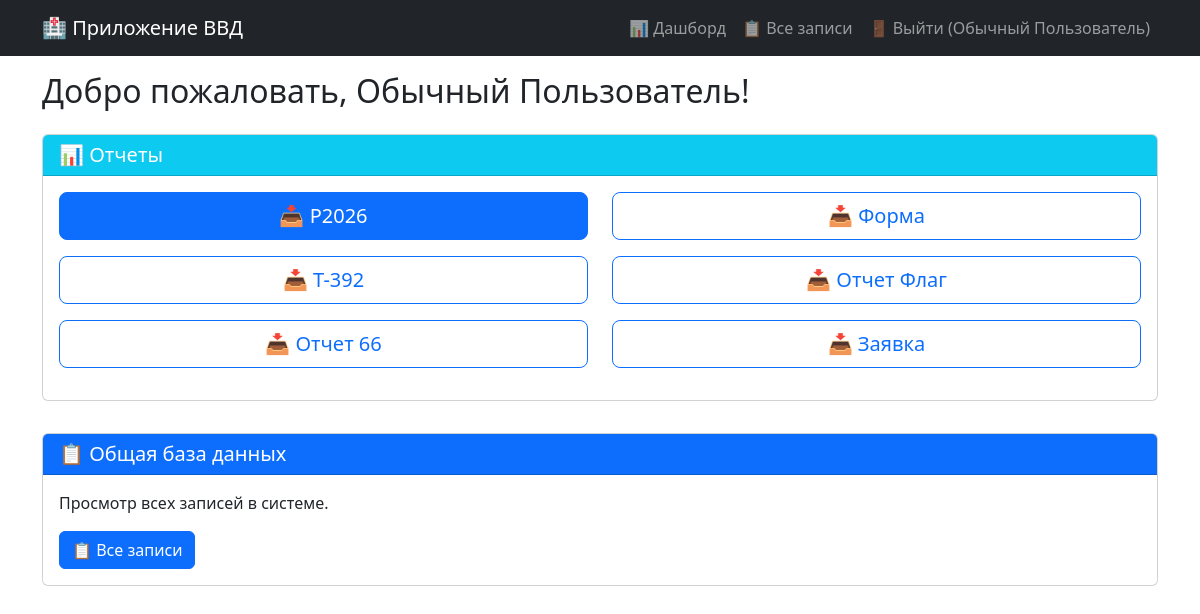
Before: /dashboard (signed in) with the older database file.
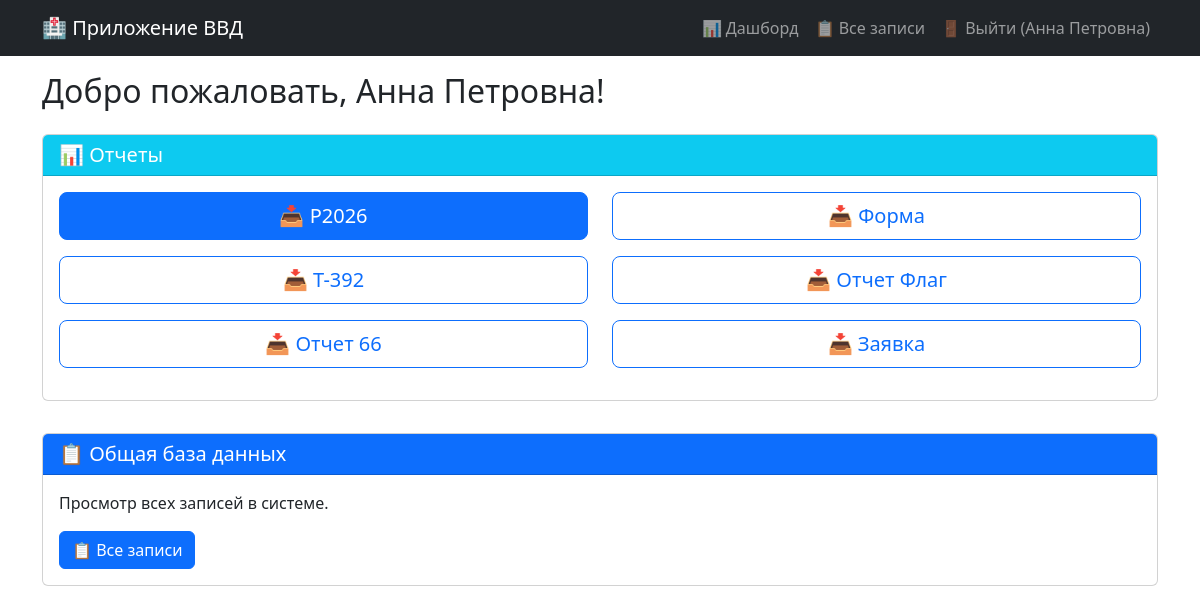
After: the same page with the newer database file.
### models.py (models this page shows, shortened)
class User(UserMixin, db.Model):
    __tablename__ = 'users'  # Явно указываем имя таблицы Алиса
    __table_args__ = {'extend_existing': True}  # Добавлено!
    id = db.Column(db.Integer, primary_key=True)
    username = db.Column(db.String(80), unique=True, nullable=False)
    password = db.Column(db.String(200), nullable=False)
    full_name = db.Column(db.String(100))
    role = db.Column(db.String(20), default='user')
    entries = db.relationship('PersonData', backref='author', lazy=True, cascade='all, delete-orphan')
    def is_admin(self):
        return self.role == 'admin'

### app.py (the view)
@app.route('/dashboard')
@login_required
def dashboard():
    return render_template('dashboard.html', name=current_user.full_name)

### app.py (called while the page is built)
@login_manager.user_loader
def load_user(user_id):
    return db.session.get(User, int(user_id)) #User.query.get(int(user_id))

### templates/dashboard.html (shortened to what this page needs)
{% extends "base.html" %}
{% block content %}
<div class="container">
    <h2 class="mb-4">Добро пожаловать, {{ name }}!</h2>
    <div class="row">
        <div class="col-12 mb-4">
            <div class="card">
                <div class="card-header bg-info text-white">
                    <h5 class="mb-0">📊 Отчеты</h5>
                </div>
                <div class="card-body">
                    <div class="row">
                        <div class="col-md-6">
                            <a href="{{ url_for('report_r2026') }}" class="btn btn-primary btn-lg w-100 mb-3">📥 Р2026</a>
                            <a href="{{ url_for('report_t392') }}" class="btn btn-outline-primary btn-lg w-100 mb-3">📥 Т-392</a>
                            <a href="{{ url_for('report_otchet66') }}" class="btn btn-outline-primary btn-lg w-100 mb-3">📥 Отчет 66</a>
                        </div>
                        <div class="col-md-6">
                            <a href="{{ url_for('report_form') }}" class="btn btn-outline-primary btn-lg w-100 mb-3">📥 Форма</a>
                            <a href="{{ url_for('report_flag') }}" class="btn btn-outline-primary btn-lg w-100 mb-3">📥 Отчет Флаг</a>
                            <a href="{{ url_for('report_zayavka') }}" class="btn btn-outline-primary btn-lg w-100 mb-3">📥 Заявка</a>
                        </div>
                    </div>
                </div>
            </div>
        </div>
    </div>
    <div class="row mt-2">
        <div class="col-12">
            <div class="card">
                <div class="card-header bg-primary text-white">
                    <h5 class="mb-0">📋 Общая база данных</h5>
                </div>
                <div class="card-body">
                    <p class="card-text">Просмотр всех записей в системе.</p>
                    <a href="{{ url_for('all_records') }}" class="btn btn-primary">📋 Все записи</a>
                </div>
            </div>
        </div>
    </div>
</div>
{% endblock %}

### templates/base.html (shortened to what this page needs)
<!DOCTYPE html>
<html lang="ru">
<head>
    {{ bootstrap.load_css() }}
</head>
<body>
    <nav class="navbar navbar-expand-lg navbar-dark bg-dark">
        <div class="container">
            <a class="navbar-brand" href="{{ url_for('dashboard') }}">🏥 Приложение ВВД</a>
            <div class="collapse navbar-collapse" id="navbarNav">
                <ul class="navbar-nav ms-auto">
                    {% if current_user.is_authenticated %}
                        <li class="nav-item">
                            <a class="nav-link" href="{{ url_for('dashboard') }}">📊 Дашборд</a>
                        </li>
                        <li class="nav-item">
                            <a class="nav-link" href="{{ url_for('all_records') }}">📋 Все записи</a>
                        </li>
                        <li class="nav-item">
                            <a class="nav-link" href="{{ url_for('logout') }}">🚪 Выйти ({{ current_user.full_name }})</a>
                        </li>
                    {% else %}
                        <li class="nav-item">
                            <a class="nav-link" href="{{ url_for('login') }}">🔐 Вход</a>
                        </li>
                    {% endif %}
                </ul>
            </div>
        </div>
    </nav>
    <main class="container-fluid mt-3">
        {% block content %}{% endblock %}
    </main>
</body>
</html>

Changed rows visible on the page:
changed User: full_name "Обычный Пользователь" → "Анна Петровна"
